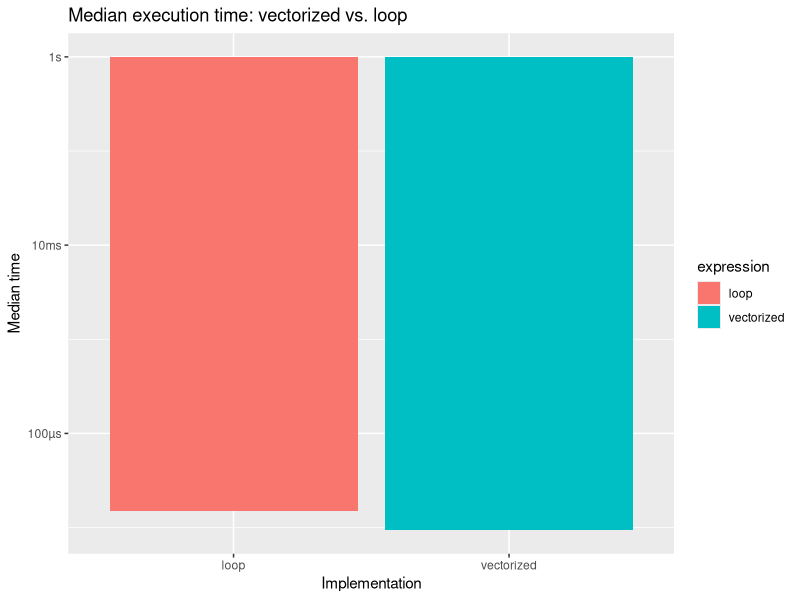
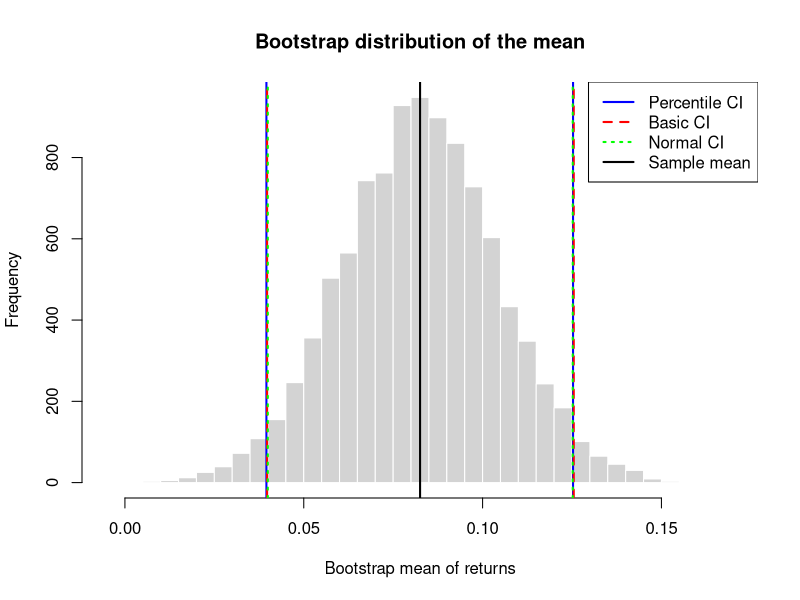
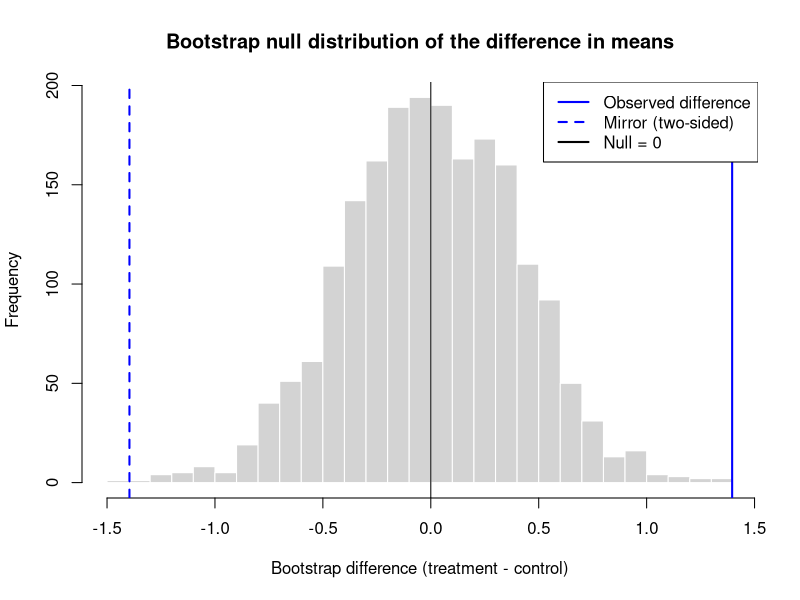

Write R code to recreate these figures, in order.
## ---- chunk 1
df <- iris
head(iris)
#dim(df)
#colSums(is.na(df))
## ---- chunk 2
vectorized_zscore <- function(x){
  z = (x - mean(x))/sd(x)
  return(z)
}

loop_zscore <- function(x){
  n <- length(x)
  
  # calc mean
  sum_x <- 0
  for (i in seq_len(n)){
    sum_x <- sum_x + x[i]
  }
  mean_x <- sum_x/n
  
  # calc sd
  sum_sd <- 0
  for (i in seq_len(n)){
    sum_sd <- sum_sd + (x[i] - mean_x)^2
  }
  sd_x <- sqrt(sum_sd/(n - 1))
  
  z <- numeric(n) # pre allocate
  for (i in seq_len(n)){
    z[i] <- (x[i] - mean_x)/sd_x
  }
  
  return(z)
}
## ---- chunk 3
x <- df$Sepal.Length
vectorized_z <- vectorized_zscore(x)
loop_z <- loop_zscore(x)

#head(vectorized)
#head(loop_z)
all.equal(vectorized_z, loop_z)
## ---- chunk 4
library(bench)
library(ggplot2)
library(dplyr)
## ---- chunk 5
bm <- bench::mark(
  vectorized = vectorized_zscore(x),
  loop = loop_zscore(x),
  iterations = 50
)

bm
## ---- chunk 6
#str(bm)
bm$expression <- as.character(bm$expression)

ggplot(data = bm, mapping = aes(x = expression, y = median, fill = expression)) +
  geom_col() +
  labs(title = "Median execution time: vectorized vs. loop",
       x = "Implementation",
       y = "Median time")
## ---- chunk 7
df1 <- ChickWeight
head(ChickWeight)
#str(ChickWeight)
## ---- chunk 8
chick_gw <- df1 |>
  group_by(Chick) |>
  mutate(
    Growth.Rate = (weight - first(weight)) / (Time - first(Time)),
    Weight.Gain.Percent = (last(weight) - first(weight)) / first(weight) * 100
  ) |>
  ungroup()

chick_summary <- chick_gw |>
  group_by(Chick, Diet) |>
  summarise(
    chick_ag = mean(Growth.Rate, na.rm = TRUE),
    chick_mw = max(weight),
    .groups = "drop"
  )

diet_summary <- chick_summary |>
  group_by(Diet) |>
  summarise(
    avg_gr = mean(chick_ag),
    mean_mw = mean(chick_mw),
    .groups = "drop"
  )
## ---- chunk 9
diet_summary
## ---- chunk 10
library(palmerpenguins)
## ---- chunk 11
unique(penguins$species)

penguin_species <- split(penguins, penguins$species)

penguin_species <- lapply(penguin_species, function(df){
  attr(df, "sample_size") <- nrow(df)
  df
})
## ---- chunk 12
# check
sapply(penguin_species, function(df) attr(df, "sample_size"))

table(penguins$species)
## ---- chunk 13
numeric_data <- penguins[sapply(penguins, is.numeric)]

lapply(numeric_data, mean, na.rm = TRUE)
## ---- chunk 14
library(purrr)

map_dbl(numeric_data, mean, na.rm = TRUE)
## ---- chunk 15
#names(penguins)

# body mass by species
tapply(penguins$body_mass_g, penguins$species, mean, na.rm = TRUE)

# body mass by spices and sex
tapply(penguins$body_mass_g, list(penguins$species, penguins$sex), mean, na.rm = TRUE)
## ---- chunk 16
library(lobstr)
x <- c(1,2,3,4,5)
cat(x,"\n" ,"x address:", obj_addr(x), "\n")
y <- x
cat(y, "\n","y address:", obj_addr(y), "\n")

y[1] <- 6
cat(y,"\n" ,"y address:", obj_addr(y), "\n")

## ---- chunk 17
# original version
system.time({
  result <- numeric(0)
  for (i in 1:10000) {
    result <- c(result, i^2)
  }
})

# my version
system.time({
  result2 <- numeric(10000) # pre allocate
  for (i in 1:10000){
    result2[i] <- i^2
  }
})
## ---- chunk 18
# set up
A <- matrix(c(4, 2, 1, 5), nrow = 2)
B <- matrix(c(3, 1, 0, 2), nrow = 2)
C <- matrix(c(1, 3, 5, 2, 4, 6), nrow = 2)
## ---- chunk 19
A + B
## ---- chunk 20
A * B
## ---- chunk 21
A %*% B
## ---- chunk 22
t(A) %*% C
## ---- chunk 23
solve(A)
## ---- chunk 24
is_symmetric <- function(X){
  # check if input is square
  if (nrow(X) != ncol(X)){
    stop("Input is not square")
  }
  
  # check symmetry
  return(all(X == t(X)))
}

is_symmetric(A) # False
test_matrix <- matrix(c(1,2,3, 2,4,5, 3,5,6), nrow = 3)
is_symmetric((test_matrix))
## ---- chunk 25
M <- matrix(c(4, 2, 2, 3), nrow = 2)
#M

eig <- eigen(M)
eigenvalues <- eig$values
eigenvectors <- eig$vectors

eigenvalues
eigenvectors
## ---- chunk 26
    for (i in seq_along(eig$values)){
      xi <- eig$vectors[, i]
      li <- eig$values[i]
      cat("pair", i, all.equal(as.vector(M %*% xi), li * xi), "\n")
    }
## ---- chunk 27
    # P: matrix of eigenvectors
    # D: diagonal matrix of eigenvalues
    # P-1: inverse of P

    P <- eig$vectors
    D <- diag(eig$values)
    P_inverse <- solve(P)

    M_reconstructed <- P %*% D %*% P_inverse
    M_reconstructed
## ---- chunk 28
X <- matrix(c(3, 2, 2, 2, 3, -2, 2, -2, 3), nrow = 3)
#X

# compute SVD 
svd_X <- svd(X)

U <- svd_X$u
D <- svd_X$d
V <- svd_X$v
D

# Rank-1 approx
X_rank1 <- D[1] * U[, 1] %*% t(V[, 1])

# frobenius norm of the difference
frob_norm <- norm(X - X_rank1, type = "F")
frob_norm

# double check
sqrt(D[2]^2 + D[3]^2)

## ---- chunk 29
    set.seed(228)
    n <- 100
    x <- runif(n, -5, 5)
    y <- 3 + 2 * x + rnorm(n, sd = 1)

    X <- cbind(1, x) # col of 1's for intercept, predictor x (slope)
    qr_X <- qr(X)
    beta_qr <- qr.coef(qr_X, y)
    beta_qr

    fit_lm <- lm(y ~ x)
    beta_lm <- coef(fit_lm)
    beta_lm
## ---- chunk 30
    # x1: x coord
    # x2: y coord
    rosenbrock <- function(x){
      x1 <- x[1]
      x2 <- x[2]
      (1-x1)^2 + 100 * (x2 - x1^2)^2
    }

    # testing
    #rosenbrock(c(1,1))
## ---- chunk 31
    rosenbrock_grad <- function(x){
      x1 <- x[1]
      x2 <- x[2]
      
      dfdx1 <- -2 * (1-x1) - 400 * x1 * (x2 - x1^2) # partial with respect to x
      dfdx2 <- 200 * (x2 - x1^2) # partial with respect to y
      
      c(dfdx1, dfdx2)
    }

    # testing
    rosenbrock_grad(c(0,0))
## ---- chunk 32
    gradient_descent <- function(init, grad_fn, learning_rate, max_iter, tol){
      x <- init # initialize at zero
      
      for (i in 1:max_iter){
        # compute gradient
        gradient <- grad_fn(x)
        
        # check convergence, stop if gradient norm below tol
        if(sqrt(sum(gradient^2)) < tol){
          break
        }
        # update x
        x <- x - learning_rate * gradient
      }
      return(list(
        solution = x,
        value = rosenbrock(x),
        iterations = i
      ))
    }
## ---- chunk 33
    result <- gradient_descent(
      init = c(-1.2, 1.0),
      grad_fn = rosenbrock_grad,
      learning_rate = 0.001,
      max_iter = 10000,
      tol = 1e-6
    )

    result
## ---- chunk 34
    result_bfgs <- optim(
      par = c(-1.2, 1.0),
      fn = rosenbrock,
      gr = rosenbrock_grad,
      method = "BFGS"
    )

    result_bfgs
## ---- chunk 35
    result_nm <- optim(
      par = c(-1.2, 1.0),
      fn = rosenbrock,
      method = "Nelder-Mead"
    )

    result_nm
## ---- chunk 36
run_simulation <- function(n_samples, n_reps, dist_type){
  estimates <- matrix(NA,
                      nrow = n_reps,
                      ncol = 3,
                      dimnames = list(NULL, c("mean", "median", "trimmed")))
  
  for (k in seq_len(n_reps)){
    if(dist_type == "normal"){
      x <- rnorm(n_samples, mean = 0, sd = 1)
    } else if (dist_type == "contaminated"){
      n_clean <- rbinom(1, n_samples, 0.9)
      x_clean <- rnorm(n_clean, mean = 0, sd = 1)
      x_cont  <- rnorm(n_samples - n_clean, mean = 0, sd = 10)
      x <- c(x_clean, x_cont)
    } else if (dist_type == "t"){
      x <- rt(n_samples, df = 3)
    } else {
      stop("dist type must be either normal, contaminated, or t")
    }
    estimates[k, "mean"] <- mean(x)
    estimates[k, "median"] <- median(x)
    estimates[k, "trimmed"] <- mean(x, trim = 0.1)
    
  }
  as.data.frame(estimates)
}
## ---- chunk 37
    set.seed(228)
    results_normal <- run_simulation(30, 1000, "normal")
    results_t <- run_simulation(30, 1000, "t")
    results_contaminated <- run_simulation(30, 1000, "contaminated")

    #results_normal
    #results_t
    #results_contaminated

    bias_normal <- colMeans(results_normal)
    bias_t <- colMeans(results_t)
    bias_contaminated <- colMeans(results_contaminated)

    var_normal <- apply(results_normal, 2, var)
    var_t <- apply(results_t, 2, var)
    var_contaminated <- apply(results_contaminated, 2, var)

    mse_normal <- colMeans(results_normal^2)
    mse_t <- colMeans(results_t^2)
    mse_contaminated <- colMeans(results_contaminated^2)

    cat("Normal(0, 1):\n")
    print(rbind(bias = bias_normal, variance = var_normal, mse = mse_normal))

    cat("\nt(df = 3):\n")
    print(rbind(bias = bias_t, variance = var_t, mse = mse_t))

    cat("\nContaminated:\n")
    print(rbind(bias = bias_contaminated, variance = var_contaminated, mse = mse_contaminated))
## ---- chunk 38
    summary_table <- data.frame(
      distribution = rep(c("Normal", "t(df=3)", "Contaminated"), each = 3),
      estimator = rep(c("mean", "median", "trimmed"), times = 3),
      bias = c(bias_normal, bias_t, bias_contaminated),
      variance = c(var_normal, var_t, var_contaminated),
      mse = c(mse_normal, mse_t, mse_contaminated)
    )

    summary_table
## ---- chunk 39
    library(boot)

    bootstrap_mean <- function(data, n_boot = 10000, ci_type = "percentile", conf_level = 0.95){
      sample_mean <- function(data, indices){
        mean(data[indices])
      }
      
      boot_result <- boot(data = data, statistic = sample_mean, R = n_boot)
      se_boot <- sd(boot_result$t)
      
      type_map <- c(percentile = "perc", basic = "basic", normal = "norm")
      boot_type <- type_map[[ci_type]]
      
      ci_result <- boot.ci(boot_result, conf = conf_level, type = boot_type)
      if (ci_type == "percentile"){
        ci <- ci_result$percent[4:5]
      } else if (ci_type == "basic"){
        ci <- ci_result$basic[4:5]
      } else {
        ci <- ci_result$normal[2:3]
      }
      
      list(
        estimate = boot_result$t0,
        se = se_boot,
        ci = ci,
        ci_type = ci_type,
        boot_means = boot_result$t
      )
      
    }
## ---- chunk 40
set.seed(42)
returns <- rnorm(50, mean = 0.08, sd = 0.12)
returns <- returns + rexp(50, rate = 20) - 0.05

set.seed(228); result_pct <- bootstrap_mean(returns, ci_type = "percentile")
set.seed(228); result_basic <- bootstrap_mean(returns, ci_type = "basic")
set.seed(228); result_normal <- bootstrap_mean(returns, ci_type = "normal")

cat("Sample mean:", round(result_pct$estimate, 4), "\n")
cat("Bootstrap SE:", round(result_pct$se, 4), "\n")
cat("Percentile CI:", round(result_pct$ci, 4), "\n")
cat("Basic CI:", round(result_basic$ci, 4), "\n")
cat("Normal CI:", round(result_normal$ci, 4), "\n")
## ---- chunk 41
    boot_means <- result_pct$boot_means

    hist(boot_means,
         breaks = 40,
         main   = "Bootstrap distribution of the mean",
         xlab   = "Bootstrap mean of returns",
         col    = "lightgray",
         border = "white")

    abline(v = result_pct$ci, col = "blue",  lwd = 2, lty = 1)
    abline(v = result_basic$ci, col = "red",   lwd = 2, lty = 2)
    abline(v = result_normal$ci, col = "green", lwd = 2, lty = 3)
    abline(v = mean(returns), col = "black", lwd = 2, lty = 1)

    legend("topright",
           legend = c("Percentile CI", "Basic CI", "Normal CI", "Sample mean"),
           col = c("blue", "red", "green", "black"),
           lty = c(1, 2, 3, 1),
           lwd = 2)
## ---- chunk 42
    bootstrap_ttest <- function(group1, group2, n_boot = 2000){
      obs_diff <- mean(group2) - mean(group1)
      
      pooled_mean <- mean(c(group1, group2))
      group1_shifted <- group1 - mean(group1) + pooled_mean
      group2_shifted <- group2 - mean(group2) + pooled_mean
      
      boot_diffs <- numeric(n_boot)
      for (b in seq_len(n_boot)){
        boot_g1 <- sample(group1_shifted, length(group1_shifted), replace = TRUE)
        boot_g2 <- sample(group2_shifted, length(group2_shifted), replace = TRUE)
        boot_diffs[b] <- mean(boot_g2) - mean(boot_g1)
      }
      
      p_val <- mean(abs(boot_diffs) >= abs(obs_diff))
      
      list(
        obs_diff = obs_diff,
        p_val = p_val,
        boot_diffs = boot_diffs
      )
    }
## ---- chunk 43
    set.seed(123)
    control <- rnorm(40, mean = 10, sd = 2)
    treatment <- rnorm(40, mean = 11.5, sd = 2)

    set.seed(228)
    result <- bootstrap_ttest(control, treatment, n_boot = 2000)
    cat("Observed difference:", round(result$obs_diff, 4), "\n")
    cat("Bootstrap p-value:", round(result$p_val, 4), "\n")

    hist(result$boot_diffs,
         breaks = 40,
         main   = "Bootstrap null distribution of the difference in means",
         xlab   = "Bootstrap difference (treatment - control)",
         col    = "lightgray",
         border = "white")

    abline(v = result$obs_diff,  col = "blue",   lwd = 2)
    abline(v = -result$obs_diff, col = "blue",   lwd = 2, lty = 2)
    abline(v = 0, col = "black", lwd = 1)

    legend("topright",
           legend = c("Observed difference", "Mirror (two-sided)", "Null = 0"),
           col = c("blue", "blue", "black"),
           lty = c(1, 2, 1),
           lwd = 2)
## ---- chunk 44
    t_result <- t.test(treatment, control)
    t_result
## ---- chunk 45
result$p_val
result$obs_diff
